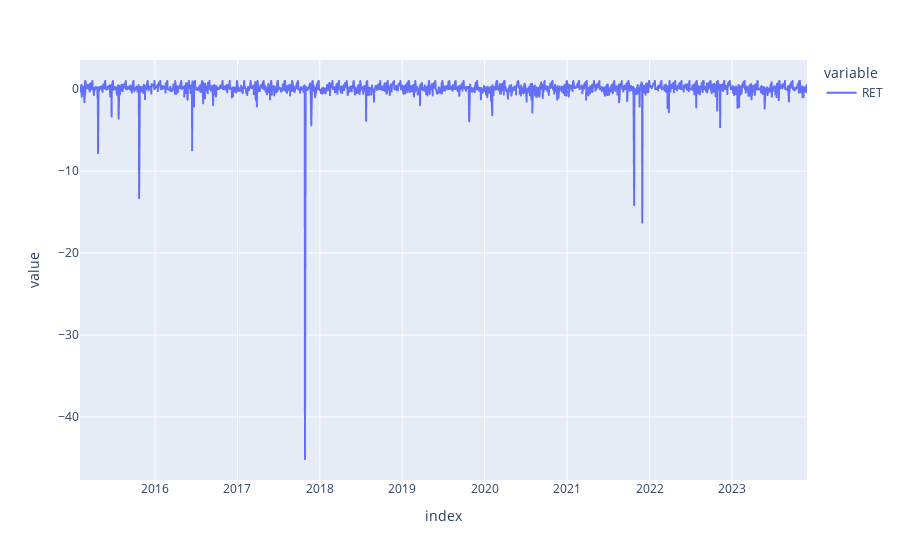

The notebook cell this image was saved under:
### Code cell
retseries = create_retseries(tradedict=MONTHLPF)
px.line(retseries,y = ['RET'])

### Figure 1 — Plotly figure (JSON) as saved in the notebook; plotly's stock layout.template omitted (floating-point values rounded to 4 significant figures; data arrays with more than 128 entries replaced by an {"elided": "..."} marker saying what was removed)
{"data": [{"hovertemplate": "variable=RET<br>index=%{x}<br>value=%{y}<extra></extra>", "legendgroup": "RET", "line": {"color": "#636efa", "dash": "solid"}, "marker": {"symbol": "circle"}, "mode": "lines", "name": "RET", "showlegend": true, "type": "scattergl", "x": {"elided": "2118 str values"}, "xaxis": "x", "y": {"elided": "2118 float values"}, "yaxis": "y"}], "layout": {"legend": {"title": {"text": "variable"}, "tracegroupgap": 0}, "margin": {"t": 60}, "xaxis": {"anchor": "y", "domain": [0, 1], "title": {"text": "index"}}, "yaxis": {"anchor": "x", "domain": [0, 1], "title": {"text": "value"}}}}
